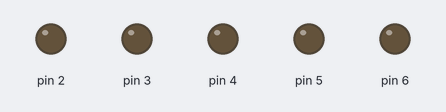
The sketch below on a simulated Arduino Uno, built with avr-gcc and run on an emulated ATmega328P. On the bench: output pins drawn as LEDs (lit = HIGH).

Above: at 0.5 s.
At 1.5 s:
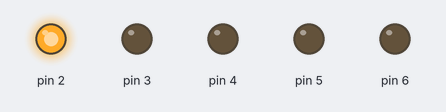
At 2.5 s:
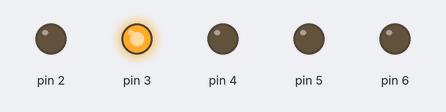
At 3.5 s:
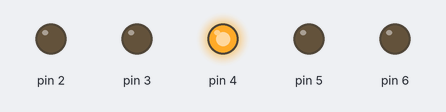
At 4.5 s:
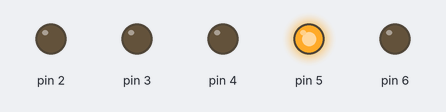
At 6.0 s:
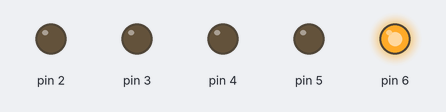
Timing chart, 0 to 7.8 s (numbered marks = the images above):
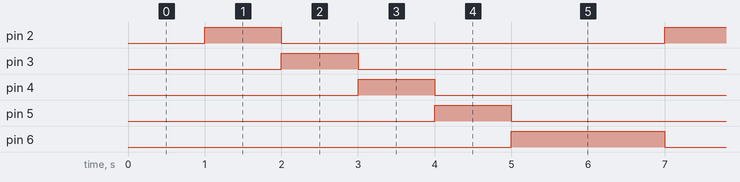

The sketch:

led_srtip_blink.ino
```cpp
void setup() {
  // put your setup code here, to run once:

   const int LED_Green = 2;
   const int LED_yellow =3;
   const int LED_red =4;
   const int LED_white = 5;
   const int LED_Blue =6 ;


    pinMode(2, OUTPUT);
    pinMode(3, OUTPUT);
    pinMode(4, OUTPUT);
    pinMode(5, OUTPUT);
    pinMode(6, OUTPUT);
}

void loop() {
  // put your main code here, to run repeatedly:

  delay(1000);
      digitalWrite(2, 1);
      digitalWrite(3, 0);
      digitalWrite(4, 0);
      digitalWrite(5, 0);
      digitalWrite(6, 0);
  delay(1000);
      digitalWrite(2, 0);
      digitalWrite(3, 1);
      digitalWrite(4, 0);
      digitalWrite(5, 0);
      digitalWrite(6, 0);
  delay(1000);
      digitalWrite(2, 0);
      digitalWrite(3, 0);
      digitalWrite(4, 1);
      digitalWrite(5, 0);
      digitalWrite(6, 0);
  delay(1000);
      digitalWrite(2, 0);
      digitalWrite(3, 0);
      digitalWrite(4, 0);
      digitalWrite(5, 1);
      digitalWrite(6, 0);
  delay(1000);
      digitalWrite(2, 0);
      digitalWrite(3, 0);
      digitalWrite(4, 0);
      digitalWrite(5, 0);
      digitalWrite(6, 1);
      digitalWrite(2, 0);
      digitalWrite(3, 0);
      digitalWrite(4, 0);
      digitalWrite(5, 0);
  delay(1000);
}
```

Measured:
- by itself, pin 2–5: alternates HIGH for 1.0 s and LOW for 5.0 s
- by itself, pin 6: alternates HIGH for 2.0 s and LOW for 4.0 s
- by itself, everything shown: repeats every 6.0 s, in 5 steps
